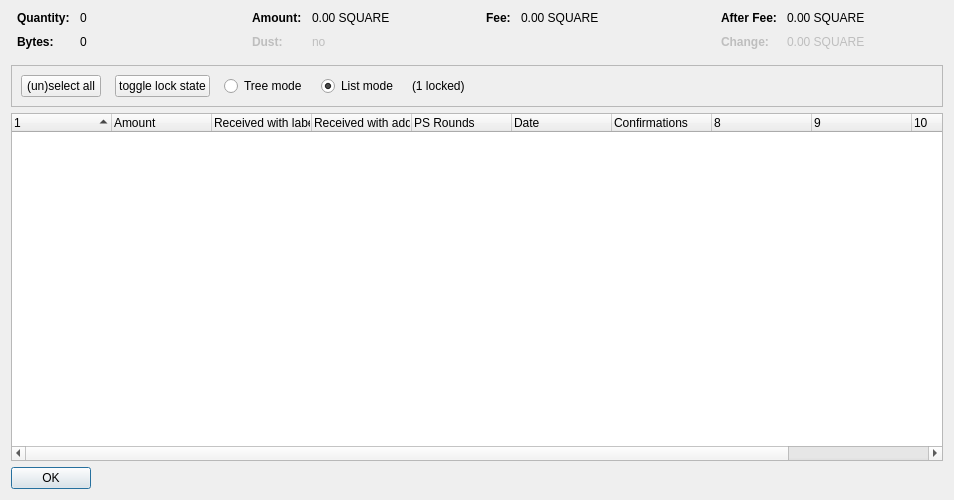
<?xml version="1.0" encoding="UTF-8"?>
<ui version="4.0">
 <class>CoinControlDialog</class>
 <widget class="QDialog" name="CoinControlDialog">
  <property name="geometry">
   <rect>
    <x>0</x>
    <y>0</y>
    <width>954</width>
    <height>500</height>
   </rect>
  </property>
  <property name="windowTitle">
   <string>Coin Selection</string>
  </property>
  <layout class="QVBoxLayout" name="verticalLayout">
   <item>
    <layout class="QHBoxLayout" name="horizontalLayoutTop" stretch="0,0,0,0">
     <property name="topMargin">
      <number>0</number>
     </property>
     <property name="bottomMargin">
      <number>10</number>
     </property>
     <item>
      <layout class="QFormLayout" name="formLayoutCoinControl1">
       <property name="horizontalSpacing">
        <number>10</number>
       </property>
       <property name="verticalSpacing">
        <number>10</number>
       </property>
       <property name="leftMargin">
        <number>6</number>
       </property>
       <property name="rightMargin">
        <number>6</number>
       </property>
       <item row="0" column="0">
        <widget class="QLabel" name="labelCoinControlQuantityText">
         <property name="font">
          <font>
           <weight>75</weight>
           <bold>true</bold>
          </font>
         </property>
         <property name="text">
          <string>Quantity:</string>
         </property>
        </widget>
       </item>
       <item row="0" column="1">
        <widget class="QLabel" name="labelCoinControlQuantity">
         <property name="cursor">
          <cursorShape>IBeamCursor</cursorShape>
         </property>
         <property name="contextMenuPolicy">
          <enum>Qt::ActionsContextMenu</enum>
         </property>
         <property name="text">
          <string notr="true">0</string>
         </property>
         <property name="textInteractionFlags">
          <set>Qt::LinksAccessibleByMouse|Qt::TextSelectableByKeyboard|Qt::TextSelectableByMouse</set>
         </property>
        </widget>
       </item>
       <item row="1" column="0">
        <widget class="QLabel" name="labelCoinControlBytesText">
         <property name="font">
          <font>
           <weight>75</weight>
           <bold>true</bold>
          </font>
         </property>
         <property name="text">
          <string>Bytes:</string>
         </property>
        </widget>
       </item>
       <item row="1" column="1">
        <widget class="QLabel" name="labelCoinControlBytes">
         <property name="cursor">
          <cursorShape>IBeamCursor</cursorShape>
         </property>
         <property name="contextMenuPolicy">
          <enum>Qt::ActionsContextMenu</enum>
         </property>
         <property name="text">
          <string notr="true">0</string>
         </property>
         <property name="textInteractionFlags">
          <set>Qt::LinksAccessibleByMouse|Qt::TextSelectableByKeyboard|Qt::TextSelectableByMouse</set>
         </property>
        </widget>
       </item>
      </layout>
     </item>
     <item>
      <layout class="QFormLayout" name="formLayoutCoinControl2">
       <property name="horizontalSpacing">
        <number>10</number>
       </property>
       <property name="verticalSpacing">
        <number>10</number>
       </property>
       <property name="leftMargin">
        <number>6</number>
       </property>
       <property name="rightMargin">
        <number>6</number>
       </property>
       <item row="0" column="0">
        <widget class="QLabel" name="labelCoinControlAmountText">
         <property name="font">
          <font>
           <weight>75</weight>
           <bold>true</bold>
          </font>
         </property>
         <property name="text">
          <string>Amount:</string>
         </property>
        </widget>
       </item>
       <item row="0" column="1">
        <widget class="QLabel" name="labelCoinControlAmount">
         <property name="cursor">
          <cursorShape>IBeamCursor</cursorShape>
         </property>
         <property name="contextMenuPolicy">
          <enum>Qt::ActionsContextMenu</enum>
         </property>
         <property name="text">
          <string notr="true">0.00 SQUARE</string>
         </property>
         <property name="textInteractionFlags">
          <set>Qt::LinksAccessibleByMouse|Qt::TextSelectableByKeyboard|Qt::TextSelectableByMouse</set>
         </property>
        </widget>
       </item>
       <item row="1" column="0">
        <widget class="QLabel" name="labelCoinControlLowOutputText">
         <property name="enabled">
          <bool>false</bool>
         </property>
         <property name="font">
          <font>
           <weight>75</weight>
           <bold>true</bold>
          </font>
         </property>
         <property name="text">
          <string>Dust:</string>
         </property>
        </widget>
       </item>
       <item row="1" column="1">
        <widget class="QLabel" name="labelCoinControlLowOutput">
         <property name="enabled">
          <bool>false</bool>
         </property>
         <property name="cursor">
          <cursorShape>IBeamCursor</cursorShape>
         </property>
         <property name="contextMenuPolicy">
          <enum>Qt::ActionsContextMenu</enum>
         </property>
         <property name="text">
          <string notr="true">no</string>
         </property>
         <property name="textInteractionFlags">
          <set>Qt::LinksAccessibleByMouse|Qt::TextSelectableByKeyboard|Qt::TextSelectableByMouse</set>
         </property>
        </widget>
       </item>
      </layout>
     </item>
     <item>
      <layout class="QFormLayout" name="formLayoutCoinControl3">
       <property name="horizontalSpacing">
        <number>10</number>
       </property>
       <property name="verticalSpacing">
        <number>10</number>
       </property>
       <property name="leftMargin">
        <number>6</number>
       </property>
       <property name="rightMargin">
        <number>6</number>
       </property>
       <item row="0" column="0">
        <widget class="QLabel" name="labelCoinControlFeeText">
         <property name="font">
          <font>
           <weight>75</weight>
           <bold>true</bold>
          </font>
         </property>
         <property name="text">
          <string>Fee:</string>
         </property>
        </widget>
       </item>
       <item row="0" column="1">
        <widget class="QLabel" name="labelCoinControlFee">
         <property name="cursor">
          <cursorShape>IBeamCursor</cursorShape>
         </property>
         <property name="contextMenuPolicy">
          <enum>Qt::ActionsContextMenu</enum>
         </property>
         <property name="text">
          <string notr="true">0.00 SQUARE</string>
         </property>
         <property name="textInteractionFlags">
          <set>Qt::LinksAccessibleByMouse|Qt::TextSelectableByKeyboard|Qt::TextSelectableByMouse</set>
         </property>
        </widget>
       </item>
      </layout>
     </item>
     <item>
      <layout class="QFormLayout" name="formLayoutCoinControl4">
       <property name="horizontalSpacing">
        <number>10</number>
       </property>
       <property name="verticalSpacing">
        <number>10</number>
       </property>
       <property name="leftMargin">
        <number>6</number>
       </property>
       <property name="rightMargin">
        <number>6</number>
       </property>
       <item row="0" column="0">
        <widget class="QLabel" name="labelCoinControlAfterFeeText">
         <property name="font">
          <font>
           <weight>75</weight>
           <bold>true</bold>
          </font>
         </property>
         <property name="text">
          <string>After Fee:</string>
         </property>
        </widget>
       </item>
       <item row="0" column="1">
        <widget class="QLabel" name="labelCoinControlAfterFee">
         <property name="cursor">
          <cursorShape>IBeamCursor</cursorShape>
         </property>
         <property name="contextMenuPolicy">
          <enum>Qt::ActionsContextMenu</enum>
         </property>
         <property name="text">
          <string notr="true">0.00 SQUARE</string>
         </property>
         <property name="textInteractionFlags">
          <set>Qt::LinksAccessibleByMouse|Qt::TextSelectableByKeyboard|Qt::TextSelectableByMouse</set>
         </property>
        </widget>
       </item>
       <item row="1" column="0">
        <widget class="QLabel" name="labelCoinControlChangeText">
         <property name="enabled">
          <bool>false</bool>
         </property>
         <property name="font">
          <font>
           <weight>75</weight>
           <bold>true</bold>
          </font>
         </property>
         <property name="text">
          <string>Change:</string>
         </property>
        </widget>
       </item>
       <item row="1" column="1">
        <widget class="QLabel" name="labelCoinControlChange">
         <property name="enabled">
          <bool>false</bool>
         </property>
         <property name="cursor">
          <cursorShape>IBeamCursor</cursorShape>
         </property>
         <property name="contextMenuPolicy">
          <enum>Qt::ActionsContextMenu</enum>
         </property>
         <property name="text">
          <string notr="true">0.00 SQUARE</string>
         </property>
         <property name="textInteractionFlags">
          <set>Qt::LinksAccessibleByMouse|Qt::TextSelectableByKeyboard|Qt::TextSelectableByMouse</set>
         </property>
        </widget>
       </item>
      </layout>
     </item>
    </layout>
   </item>
   <item>
    <widget class="QFrame" name="frame">
     <property name="minimumSize">
      <size>
       <width>0</width>
       <height>40</height>
      </size>
     </property>
     <property name="frameShape">
      <enum>QFrame::StyledPanel</enum>
     </property>
     <property name="frameShadow">
      <enum>QFrame::Sunken</enum>
     </property>
     <layout class="QHBoxLayout" name="horizontalLayout">
      <item>
       <layout class="QHBoxLayout" name="horizontalLayoutPanel" stretch="0,0,0,0,0,0">
        <property name="spacing">
         <number>14</number>
        </property>
        <item>
         <widget class="QPushButton" name="pushButtonSelectAll">
          <property name="sizePolicy">
           <sizepolicy hsizetype="Maximum" vsizetype="Fixed">
            <horstretch>0</horstretch>
            <verstretch>0</verstretch>
           </sizepolicy>
          </property>
          <property name="text">
           <string>(un)select all</string>
          </property>
          <property name="autoDefault">
           <bool>false</bool>
          </property>
         </widget>
        </item>
        <item>
         <widget class="QPushButton" name="pushButtonToggleLock">
          <property name="sizePolicy">
           <sizepolicy hsizetype="Maximum" vsizetype="Fixed">
            <horstretch>0</horstretch>
            <verstretch>0</verstretch>
           </sizepolicy>
          </property>
          <property name="text">
           <string>toggle lock state</string>
          </property>
          <property name="autoDefault">
           <bool>false</bool>
          </property>
         </widget>
        </item>
        <item>
         <widget class="QRadioButton" name="radioTreeMode">
          <property name="sizePolicy">
           <sizepolicy hsizetype="Maximum" vsizetype="Fixed">
            <horstretch>0</horstretch>
            <verstretch>0</verstretch>
           </sizepolicy>
          </property>
          <property name="text">
           <string>Tree mode</string>
          </property>
         </widget>
        </item>
        <item>
         <widget class="QRadioButton" name="radioListMode">
          <property name="sizePolicy">
           <sizepolicy hsizetype="Maximum" vsizetype="Fixed">
            <horstretch>0</horstretch>
            <verstretch>0</verstretch>
           </sizepolicy>
          </property>
          <property name="text">
           <string>List mode</string>
          </property>
          <property name="checked">
           <bool>true</bool>
          </property>
         </widget>
        </item>
        <item>
         <widget class="QLabel" name="labelLocked">
          <property name="text">
           <string>(1 locked)</string>
          </property>
         </widget>
        </item>
        <item>
         <spacer name="horizontalSpacer">
          <property name="orientation">
           <enum>Qt::Horizontal</enum>
          </property>
          <property name="sizeHint" stdset="0">
           <size>
            <width>40</width>
            <height>20</height>
           </size>
          </property>
         </spacer>
        </item>
       </layout>
      </item>
     </layout>
    </widget>
   </item>
   <item>
    <widget class="CoinControlTreeWidget" name="treeWidget">
     <property name="contextMenuPolicy">
      <enum>Qt::CustomContextMenu</enum>
     </property>
     <property name="sortingEnabled">
      <bool>false</bool>
     </property>
     <property name="columnCount">
      <number>11</number>
     </property>
     <attribute name="headerShowSortIndicator" stdset="0">
      <bool>true</bool>
     </attribute>
     <attribute name="headerStretchLastSection">
      <bool>false</bool>
     </attribute>
     <column>
      <property name="text">
       <string/>
      </property>
     </column>
     <column>
      <property name="text">
       <string>Amount</string>
      </property>
     </column>
     <column>
      <property name="text">
       <string>Received with label</string>
      </property>
     </column>
     <column>
      <property name="text">
       <string>Received with address</string>
      </property>
     </column>
     <column>
      <property name="text">
       <string>PS Rounds</string>
      </property>
     </column>
     <column>
      <property name="text">
       <string>Date</string>
      </property>
     </column>
     <column>
      <property name="text">
       <string>Confirmations</string>
      </property>
      <property name="toolTip">
       <string>Confirmed</string>
      </property>
     </column>
     <column>
      <property name="text">
       <string/>
      </property>
     </column>
     <column>
      <property name="text">
       <string/>
      </property>
     </column>
     <column>
      <property name="text">
       <string/>
      </property>
     </column>
     <column>
      <property name="text">
       <string/>
      </property>
     </column>
    </widget>
   </item>
   <item>
    <widget class="QDialogButtonBox" name="buttonBox">
     <property name="sizePolicy">
      <sizepolicy hsizetype="Maximum" vsizetype="Fixed">
       <horstretch>0</horstretch>
       <verstretch>0</verstretch>
      </sizepolicy>
     </property>
     <property name="orientation">
      <enum>Qt::Horizontal</enum>
     </property>
     <property name="standardButtons">
      <set>QDialogButtonBox::Ok</set>
     </property>
    </widget>
   </item>
  </layout>
 </widget>
 <customwidgets>
  <customwidget>
   <class>CoinControlTreeWidget</class>
   <extends>QTreeWidget</extends>
   <header>coincontroltreewidget.h</header>
  </customwidget>
 </customwidgets>
 <resources/>
 <connections/>
</ui>
